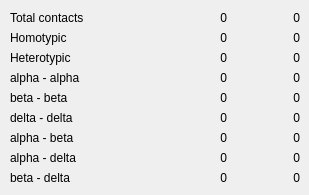
      <widget class="QWidget" name="tab_contacts_stats">
       <attribute name="title">
        <string>Contacts</string>
       </attribute>
       <widget class="QLabel" name="total_contacts_label">
        <property name="geometry">
         <rect>
          <x>10</x>
          <y>10</y>
          <width>91</width>
          <height>16</height>
         </rect>
        </property>
        <property name="text">
         <string>Total contacts</string>
        </property>
       </widget>
       <widget class="QLabel" name="total_contacts_value">
        <property name="geometry">
         <rect>
          <x>170</x>
          <y>10</y>
          <width>57</width>
          <height>15</height>
         </rect>
        </property>
        <property name="text">
         <string>0</string>
        </property>
        <property name="alignment">
         <set>Qt::AlignRight|Qt::AlignTrailing|Qt::AlignVCenter</set>
        </property>
       </widget>
       <widget class="QLabel" name="total_contacts_perc">
        <property name="geometry">
         <rect>
          <x>250</x>
          <y>10</y>
          <width>50</width>
          <height>15</height>
         </rect>
        </property>
        <property name="text">
         <string>0</string>
        </property>
        <property name="alignment">
         <set>Qt::AlignRight|Qt::AlignTrailing|Qt::AlignVCenter</set>
        </property>
       </widget>
       <widget class="QLabel" name="homotypic_contacts_label">
        <property name="geometry">
         <rect>
          <x>10</x>
          <y>30</y>
          <width>91</width>
          <height>16</height>
         </rect>
        </property>
        <property name="text">
         <string>Homotypic</string>
        </property>
       </widget>
       <widget class="QLabel" name="homotypic_contacts_value">
        <property name="geometry">
         <rect>
          <x>170</x>
          <y>30</y>
          <width>57</width>
          <height>15</height>
         </rect>
        </property>
        <property name="text">
         <string>0</string>
        </property>
        <property name="alignment">
         <set>Qt::AlignRight|Qt::AlignTrailing|Qt::AlignVCenter</set>
        </property>
       </widget>
       <widget class="QLabel" name="homotypic_contacts_perc">
        <property name="geometry">
         <rect>
          <x>250</x>
          <y>30</y>
          <width>50</width>
          <height>15</height>
         </rect>
        </property>
        <property name="text">
         <string>0</string>
        </property>
        <property name="alignment">
         <set>Qt::AlignRight|Qt::AlignTrailing|Qt::AlignVCenter</set>
        </property>
       </widget>
       <widget class="QLabel" name="heterotypic_contacts_label">
        <property name="geometry">
         <rect>
          <x>10</x>
          <y>50</y>
          <width>91</width>
          <height>16</height>
         </rect>
        </property>
        <property name="text">
         <string>Heterotypic</string>
        </property>
       </widget>
       <widget class="QLabel" name="heterotypic_contacts_value">
        <property name="geometry">
         <rect>
          <x>170</x>
          <y>50</y>
          <width>57</width>
          <height>15</height>
         </rect>
        </property>
        <property name="text">
         <string>0</string>
        </property>
        <property name="alignment">
         <set>Qt::AlignRight|Qt::AlignTrailing|Qt::AlignVCenter</set>
        </property>
       </widget>
       <widget class="QLabel" name="heterotypic_contacts_perc">
        <property name="geometry">
         <rect>
          <x>250</x>
          <y>50</y>
          <width>50</width>
          <height>15</height>
         </rect>
        </property>
        <property name="text">
         <string>0</string>
        </property>
        <property name="alignment">
         <set>Qt::AlignRight|Qt::AlignTrailing|Qt::AlignVCenter</set>
        </property>
       </widget>
       <widget class="QLabel" name="alphaalpha_contacts_label">
        <property name="geometry">
         <rect>
          <x>10</x>
          <y>70</y>
          <width>91</width>
          <height>16</height>
         </rect>
        </property>
        <property name="text">
         <string>alpha - alpha</string>
        </property>
       </widget>
       <widget class="QLabel" name="alphaalpha_contacts_value">
        <property name="geometry">
         <rect>
          <x>170</x>
          <y>70</y>
          <width>57</width>
          <height>15</height>
         </rect>
        </property>
        <property name="text">
         <string>0</string>
        </property>
        <property name="alignment">
         <set>Qt::AlignRight|Qt::AlignTrailing|Qt::AlignVCenter</set>
        </property>
       </widget>
       <widget class="QLabel" name="alphaalpha_contacts_perc">
        <property name="geometry">
         <rect>
          <x>250</x>
          <y>70</y>
          <width>50</width>
          <height>15</height>
         </rect>
        </property>
        <property name="text">
         <string>0</string>
        </property>
        <property name="alignment">
         <set>Qt::AlignRight|Qt::AlignTrailing|Qt::AlignVCenter</set>
        </property>
       </widget>
       <widget class="QLabel" name="betabeta_contacts_label">
        <property name="geometry">
         <rect>
          <x>10</x>
          <y>90</y>
          <width>91</width>
          <height>16</height>
         </rect>
        </property>
        <property name="text">
         <string>beta - beta</string>
        </property>
       </widget>
       <widget class="QLabel" name="betabeta_contacts_value">
        <property name="geometry">
         <rect>
          <x>170</x>
          <y>90</y>
          <width>57</width>
          <height>15</height>
         </rect>
        </property>
        <property name="text">
         <string>0</string>
        </property>
        <property name="alignment">
         <set>Qt::AlignRight|Qt::AlignTrailing|Qt::AlignVCenter</set>
        </property>
       </widget>
       <widget class="QLabel" name="betabeta_contacts_perc">
        <property name="geometry">
         <rect>
          <x>250</x>
          <y>90</y>
          <width>50</width>
          <height>15</height>
         </rect>
        </property>
        <property name="text">
         <string>0</string>
        </property>
        <property name="alignment">
         <set>Qt::AlignRight|Qt::AlignTrailing|Qt::AlignVCenter</set>
        </property>
       </widget>
       <widget class="QLabel" name="deltadelta_contacts_label">
        <property name="geometry">
         <rect>
          <x>10</x>
          <y>110</y>
          <width>91</width>
          <height>16</height>
         </rect>
        </property>
        <property name="text">
         <string>delta - delta</string>
        </property>
       </widget>
       <widget class="QLabel" name="deltadelta_contacts_value">
        <property name="geometry">
         <rect>
          <x>170</x>
          <y>110</y>
          <width>57</width>
          <height>15</height>
         </rect>
        </property>
        <property name="text">
         <string>0</string>
        </property>
        <property name="alignment">
         <set>Qt::AlignRight|Qt::AlignTrailing|Qt::AlignVCenter</set>
        </property>
       </widget>
       <widget class="QLabel" name="deltadelta_contacts_perc">
        <property name="geometry">
         <rect>
          <x>250</x>
          <y>110</y>
          <width>50</width>
          <height>15</height>
         </rect>
        </property>
        <property name="text">
         <string>0</string>
        </property>
        <property name="alignment">
         <set>Qt::AlignRight|Qt::AlignTrailing|Qt::AlignVCenter</set>
        </property>
       </widget>
       <widget class="QLabel" name="alphabeta_contacts_label">
        <property name="geometry">
         <rect>
          <x>10</x>
          <y>130</y>
          <width>91</width>
          <height>16</height>
         </rect>
        </property>
        <property name="text">
         <string>alpha - beta</string>
        </property>
       </widget>
       <widget class="QLabel" name="alphabeta_contacts_value">
        <property name="geometry">
         <rect>
          <x>170</x>
          <y>130</y>
          <width>57</width>
          <height>15</height>
         </rect>
        </property>
        <property name="text">
         <string>0</string>
        </property>
        <property name="alignment">
         <set>Qt::AlignRight|Qt::AlignTrailing|Qt::AlignVCenter</set>
        </property>
       </widget>
       <widget class="QLabel" name="alphabeta_contacts_perc">
        <property name="geometry">
         <rect>
          <x>250</x>
          <y>130</y>
          <width>50</width>
          <height>15</height>
         </rect>
        </property>
        <property name="text">
         <string>0</string>
        </property>
        <property name="alignment">
         <set>Qt::AlignRight|Qt::AlignTrailing|Qt::AlignVCenter</set>
        </property>
       </widget>
       <widget class="QLabel" name="alphadelta_contacts_label">
        <property name="geometry">
         <rect>
          <x>10</x>
          <y>150</y>
          <width>91</width>
          <height>16</height>
         </rect>
        </property>
        <property name="text">
         <string>alpha - delta</string>
        </property>
       </widget>
       <widget class="QLabel" name="alphadelta_contacts_value">
        <property name="geometry">
         <rect>
          <x>170</x>
          <y>150</y>
          <width>57</width>
          <height>15</height>
         </rect>
        </property>
        <property name="text">
         <string>0</string>
        </property>
        <property name="alignment">
         <set>Qt::AlignRight|Qt::AlignTrailing|Qt::AlignVCenter</set>
        </property>
       </widget>
       <widget class="QLabel" name="alphadelta_contacts_perc">
        <property name="geometry">
         <rect>
          <x>250</x>
          <y>150</y>
          <width>50</width>
          <height>15</height>
         </rect>
        </property>
        <property name="text">
         <string>0</string>
        </property>
        <property name="alignment">
         <set>Qt::AlignRight|Qt::AlignTrailing|Qt::AlignVCenter</set>
        </property>
       </widget>
       <widget class="QLabel" name="betadelta_contacts_label">
        <property name="geometry">
         <rect>
          <x>10</x>
          <y>170</y>
          <width>91</width>
          <height>16</height>
         </rect>
        </property>
        <property name="text">
         <string>beta - delta</string>
        </property>
       </widget>
       <widget class="QLabel" name="betadelta_contacts_value">
        <property name="geometry">
         <rect>
          <x>170</x>
          <y>170</y>
          <width>57</width>
          <height>15</height>
         </rect>
        </property>
        <property name="text">
         <string>0</string>
        </property>
        <property name="alignment">
         <set>Qt::AlignRight|Qt::AlignTrailing|Qt::AlignVCenter</set>
        </property>
       </widget>
       <widget class="QLabel" name="betadelta_contacts_perc">
        <property name="geometry">
         <rect>
          <x>250</x>
          <y>170</y>
          <width>50</width>
          <height>15</height>
         </rect>
        </property>
        <property name="text">
         <string>0</string>
        </property>
        <property name="alignment">
         <set>Qt::AlignRight|Qt::AlignTrailing|Qt::AlignVCenter</set>
        </property>
       </widget>
      </widget>
